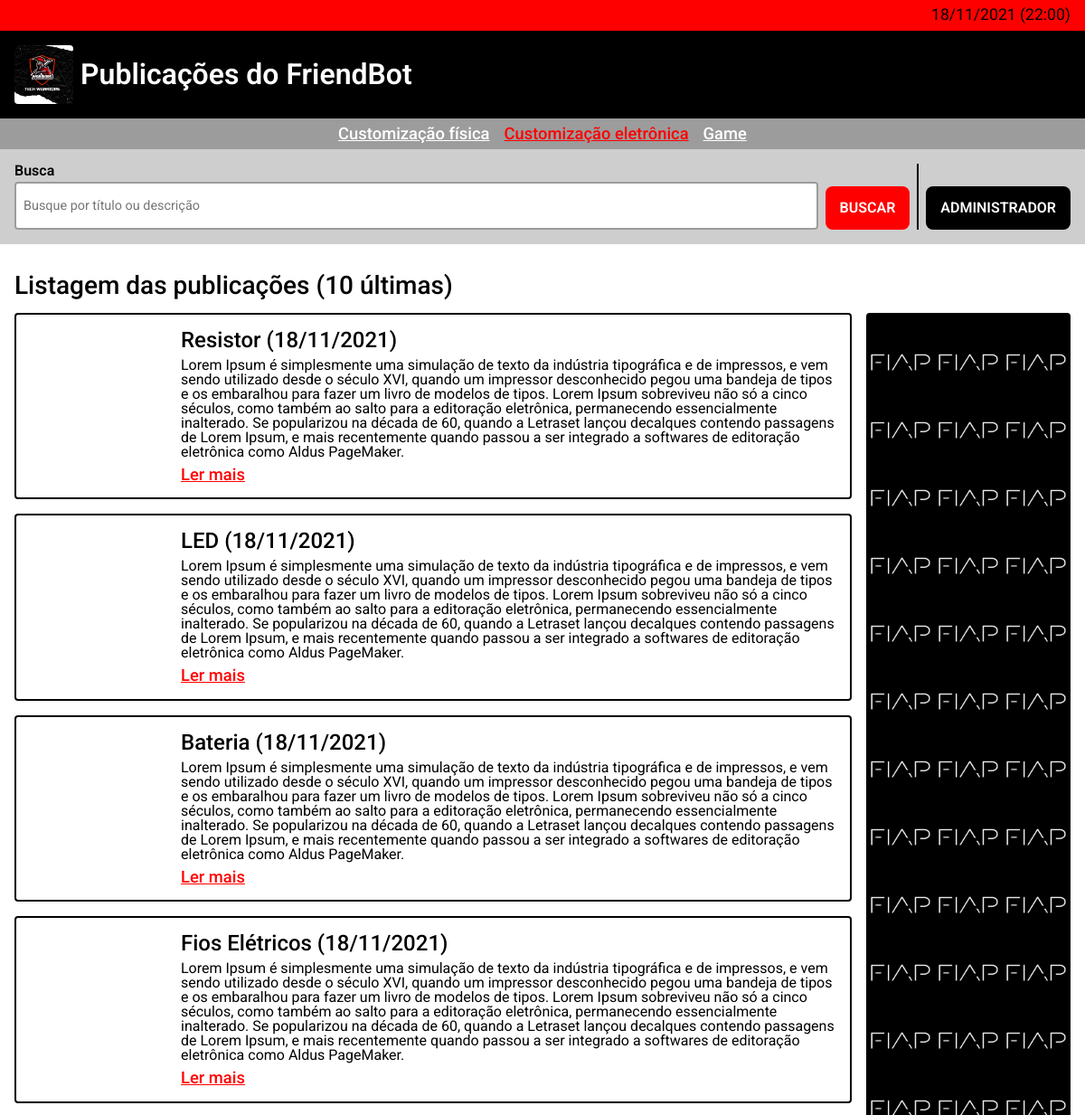
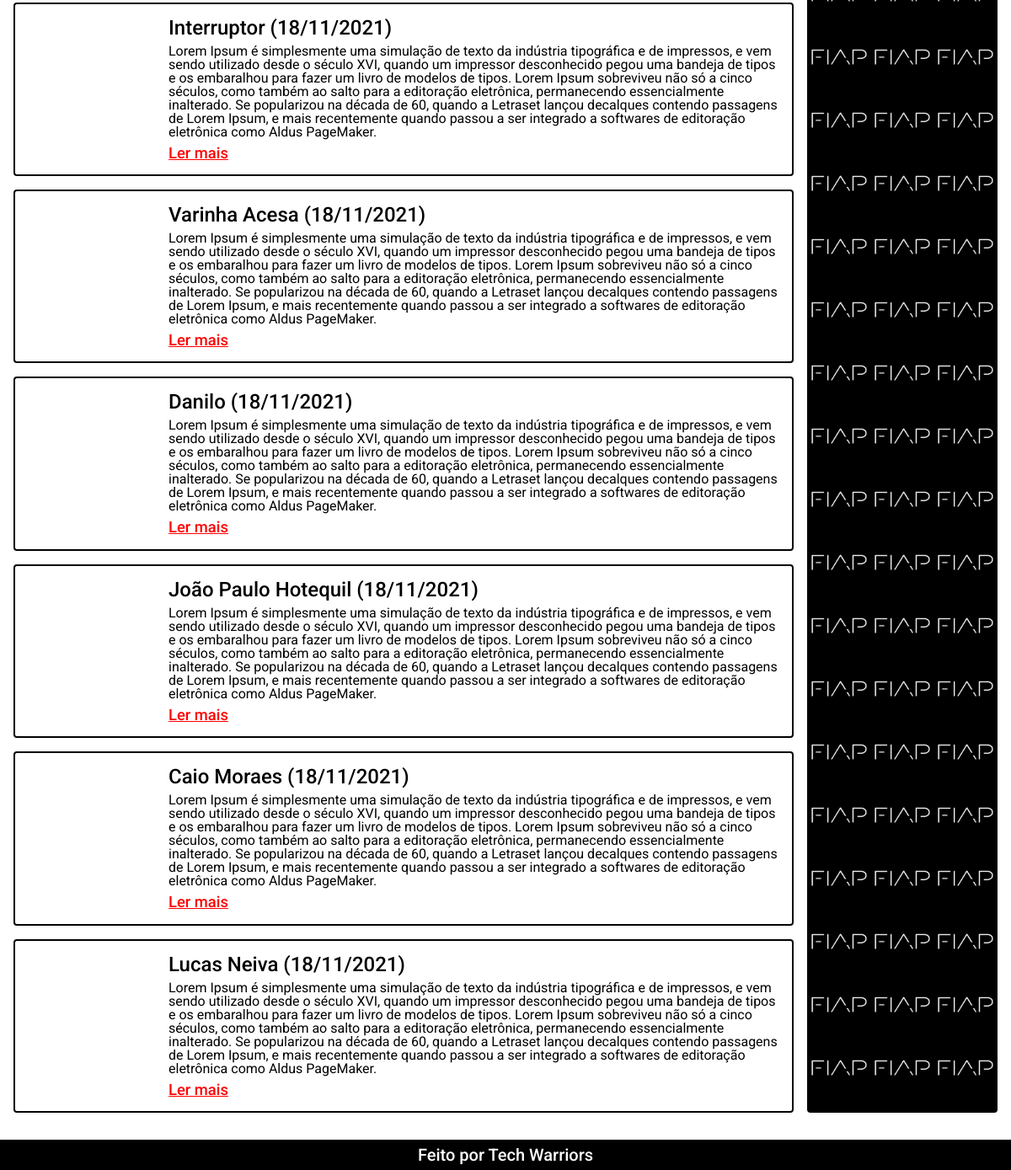
The page /index.php?categoria=Customização eletrônica on the database its author committed (2 pictures, top to bottom).
### tables this page shows
CREATE TABLE `posts` (
  `id` int(10) NOT NULL,
  `title` varchar(250) NOT NULL,
  `category` varchar(250) NOT NULL,
  `date` date NOT NULL,
  `image_url` varchar(5000) NOT NULL,
  `description` varchar(1000) NOT NULL
);

### utils/environment.php (called while the page is built, shortened)
<?php
    $table = "posts";
?>

### index.php (the view, shortened to what this page needs)
<?php require_once("./components/header.php"); ?>
<?php
    require_once("./utils/connection.php");
    require_once("./utils/date.php");
    $list = [];
    $statement = $connection -> prepare("SELECT id, title, date, description, image_url FROM $table WHERE category='$current_category' AND (title LIKE '%$current_search%' OR description LIKE '%$current_search%') ORDER BY date DESC LIMIT 10");
    try{
        $statement -> execute();
        $list = $statement -> fetchAll(PDO::FETCH_ASSOC);
    } catch(Exception $error){
        show_error($error);
    }
?>
<section class="list">
    <h2 class="list__subtitle subtitle">Listagem das publicações (10 últimas)</h2>
    <div class="list__container">
        <div class="list__items">
            <?php
                if(!$list) echo "<div class='not-found'>Publicações não encontradas</div>";
                else{
                    foreach($list as $item){
                        $title = $item['title'];
                        $date = format_string($item['date']);
                        $description = $item['description'];
                        $image_url = $item['image_url'];
                        $id = $item['id'];
                        $params_index = create_params_index($current_category, $current_search);
                        echo "<div class='list__card'>
                            <div class='square-image' aria-label='$title' tabindex='0' style='background-image: url($image_url)'></div>
                            <div class='list__card-content'>
                                <h3 class='list__card-title'>$title ($date)</h3>
                                <p class='list__card-text'>$description</p>
                                <a href='./detail.php?id=$id&$params_index' class='link link--red' target='_self'>Ler mais</a>
                            </div>
                        </div>";
                    }
                }
            ?>
        </div>
        <aside class="list__ad" aria-label="FIAP" tabindex="0"></aside>
    </div>
<?php require_once("./components/footer.php"); ?>

### stylesheets/variables.css (style rules this page uses)
:root { --space: 16px; --half-space: calc(var(--space) / 2); --double-space: calc(var(--space) * 2); --primary: #f00; --black: #000; --white: #fff; --time: .25s; --grey: #9c9c9c; --light-grey: #cecece; --border: 2px solid var(--black); --radius: 4px; }

### stylesheets/general.css (style rules this page uses)
html, body { background-color: var(--white); font-size: var(--space); height: auto; min-height: 100vh; }
* { font-family: 'Roboto', sans-serif !important; box-sizing: border-box; }
p { word-break: break-word; }
.body { display: flex; flex-direction: column; }
.subtitle { color: var(--black); font-size: 1.75rem; font-weight: 500; }
.square-image { --size-image: 150px; background-position: center; background-size: cover; background-repeat: no-repeat; width: var(--size-image); height: var(--size-image); min-width: var(--size-image); min-height: var(--size-image); max-width: var(--size-image); max-height: var(--size-image); border-radius: var(--radius); }

### stylesheets/list.css (style rules this page uses)
.list { display: flex; flex-direction: column; row-gap: var(--space); height: 100%; }
.list .list__container { display: flex; column-gap: var(--space); }
.list .list__ad, .list .list__items { height: inherit; }
.list .list__items { flex-basis: calc(80% - var(--half-space)); display: flex; flex-direction: column; row-gap: var(--space); }
.list .list__ad { flex-basis: calc(20% - var(--half-space)); background-color: var(--black); display: flex; align-items: center; justify-content: center; border-radius: var(--radius); padding: var(--space); min-height: 80vh; background-repeat: repeat; background-position: left; background-size: 75px; background-image: url('../images/fiap.svg'); }
.list .list__card { display: flex; align-items: flex-start; padding: var(--space); border-radius: var(--radius); border: var(--border); column-gap: var(--space) }
.list .list__card-content { display: flex; flex-direction: column; row-gap: var(--half-space); width: 100%; height: 100%; }
.list .list__card-title { font-size: 1.5rem; font-weight: 500; color: var(--black); }
.list .list__card-text { font-size: 1rem; color: var(--black); flex-grow: 1; }

### stylesheets/link.css (style rules this page uses)
.link { font-size: 1.15rem; color: var(--white); font-weight: 500; }
.link--red { color: var(--primary); }

### rows shown on the page
posts: title "Resistor", date "18/11/2021", description "Lorem Ipsum é simplesmente uma simulação de texto da indústria tipográfica e de impressos, e vem sendo utilizado desde o século XVI, quando um impressor desconhecido pegou uma bandeja de tipos e os embaralhou para fazer um livro de modelos de tipos. Lorem Ipsum sobreviveu não só a cinco séculos, como também ao salto para a editoração eletrônica, permanecendo essencialmente inalterado. Se popularizou na década de 60, quando a Letraset lançou decalques contendo passagens de Lorem Ipsum, e mais recentemente quando passou a ser integrado a softwares de editoração eletrônica como Aldus PageMaker."
posts: title "LED", date "18/11/2021", description "Lorem Ipsum é simplesmente uma simulação de texto da indústria tipográfica e de impressos, e vem sendo utilizado desde o século XVI, quando um impressor desconhecido pegou uma bandeja de tipos e os embaralhou para fazer um livro de modelos de tipos. Lorem Ipsum sobreviveu não só a cinco séculos, como também ao salto para a editoração eletrônica, permanecendo essencialmente inalterado. Se popularizou na década de 60, quando a Letraset lançou decalques contendo passagens de Lorem Ipsum, e mais recentemente quando passou a ser integrado a softwares de editoração eletrônica como Aldus PageMaker."
posts: title "Bateria", date "18/11/2021", description "Lorem Ipsum é simplesmente uma simulação de texto da indústria tipográfica e de impressos, e vem sendo utilizado desde o século XVI, quando um impressor desconhecido pegou uma bandeja de tipos e os embaralhou para fazer um livro de modelos de tipos. Lorem Ipsum sobreviveu não só a cinco séculos, como também ao salto para a editoração eletrônica, permanecendo essencialmente inalterado. Se popularizou na década de 60, quando a Letraset lançou decalques contendo passagens de Lorem Ipsum, e mais recentemente quando passou a ser integrado a softwares de editoração eletrônica como Aldus PageMaker."
posts: title "Fios Elétricos", date "18/11/2021", description "Lorem Ipsum é simplesmente uma simulação de texto da indústria tipográfica e de impressos, e vem sendo utilizado desde o século XVI, quando um impressor desconhecido pegou uma bandeja de tipos e os embaralhou para fazer um livro de modelos de tipos. Lorem Ipsum sobreviveu não só a cinco séculos, como também ao salto para a editoração eletrônica, permanecendo essencialmente inalterado. Se popularizou na década de 60, quando a Letraset lançou decalques contendo passagens de Lorem Ipsum, e mais recentemente quando passou a ser integrado a softwares de editoração eletrônica como Aldus PageMaker."
posts: title "Interruptor", date "18/11/2021", description "Lorem Ipsum é simplesmente uma simulação de texto da indústria tipográfica e de impressos, e vem sendo utilizado desde o século XVI, quando um impressor desconhecido pegou uma bandeja de tipos e os embaralhou para fazer um livro de modelos de tipos. Lorem Ipsum sobreviveu não só a cinco séculos, como também ao salto para a editoração eletrônica, permanecendo essencialmente inalterado. Se popularizou na década de 60, quando a Letraset lançou decalques contendo passagens de Lorem Ipsum, e mais recentemente quando passou a ser integrado a softwares de editoração eletrônica como Aldus PageMaker."
posts: title "Varinha Acesa", date "18/11/2021", description "Lorem Ipsum é simplesmente uma simulação de texto da indústria tipográfica e de impressos, e vem sendo utilizado desde o século XVI, quando um impressor desconhecido pegou uma bandeja de tipos e os embaralhou para fazer um livro de modelos de tipos. Lorem Ipsum sobreviveu não só a cinco séculos, como também ao salto para a editoração eletrônica, permanecendo essencialmente inalterado. Se popularizou na década de 60, quando a Letraset lançou decalques contendo passagens de Lorem Ipsum, e mais recentemente quando passou a ser integrado a softwares de editoração eletrônica como Aldus PageMaker."
posts: title "Danilo", date "18/11/2021", description "Lorem Ipsum é simplesmente uma simulação de texto da indústria tipográfica e de impressos, e vem sendo utilizado desde o século XVI, quando um impressor desconhecido pegou uma bandeja de tipos e os embaralhou para fazer um livro de modelos de tipos. Lorem Ipsum sobreviveu não só a cinco séculos, como também ao salto para a editoração eletrônica, permanecendo essencialmente inalterado. Se popularizou na década de 60, quando a Letraset lançou decalques contendo passagens de Lorem Ipsum, e mais recentemente quando passou a ser integrado a softwares de editoração eletrônica como Aldus PageMaker."
posts: title "João Paulo Hotequil", date "18/11/2021", description "Lorem Ipsum é simplesmente uma simulação de texto da indústria tipográfica e de impressos, e vem sendo utilizado desde o século XVI, quando um impressor desconhecido pegou uma bandeja de tipos e os embaralhou para fazer um livro de modelos de tipos. Lorem Ipsum sobreviveu não só a cinco séculos, como também ao salto para a editoração eletrônica, permanecendo essencialmente inalterado. Se popularizou na década de 60, quando a Letraset lançou decalques contendo passagens de Lorem Ipsum, e mais recentemente quando passou a ser integrado a softwares de editoração eletrônica como Aldus PageMaker."
posts: title "Caio Moraes", date "18/11/2021", description "Lorem Ipsum é simplesmente uma simulação de texto da indústria tipográfica e de impressos, e vem sendo utilizado desde o século XVI, quando um impressor desconhecido pegou uma bandeja de tipos e os embaralhou para fazer um livro de modelos de tipos. Lorem Ipsum sobreviveu não só a cinco séculos, como também ao salto para a editoração eletrônica, permanecendo essencialmente inalterado. Se popularizou na década de 60, quando a Letraset lançou decalques contendo passagens de Lorem Ipsum, e mais recentemente quando passou a ser integrado a softwares de editoração eletrônica como Aldus PageMaker."
posts: title "Lucas Neiva", date "18/11/2021", description "Lorem Ipsum é simplesmente uma simulação de texto da indústria tipográfica e de impressos, e vem sendo utilizado desde o século XVI, quando um impressor desconhecido pegou uma bandeja de tipos e os embaralhou para fazer um livro de modelos de tipos. Lorem Ipsum sobreviveu não só a cinco séculos, como também ao salto para a editoração eletrônica, permanecendo essencialmente inalterado. Se popularizou na década de 60, quando a Letraset lançou decalques contendo passagens de Lorem Ipsum, e mais recentemente quando passou a ser integrado a softwares de editoração eletrônica como Aldus PageMaker."

### other values the page prints
date($format) "18/11/2021 (22:00)"
$category "Customização física"
$category "Customização eletrônica"
$category "Game"
